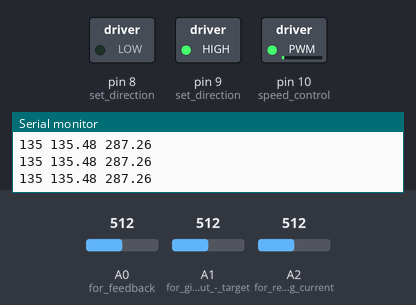
The sketch below on a simulated Arduino Uno, built with avr-gcc and run on an emulated ATmega328P. Shown: switched loads named in the sketch (green lamp = pin HIGH), the last lines printed to the serial monitor. Inputs (shaded band) come from the test bench; at power-on: A0 (for_feedback) = 512, A1 (for_giving_input_-_target) = 512, A2 (for_reading_current) = 512.

Above: at 1.2 s.
1.3 s: A0 (for_feedback) set to 716
At 1.46 s:
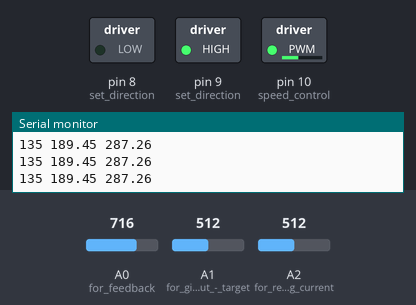
4.3 s: A1 (for_giving_input_-_target) set to 1023
At 4.69 s:
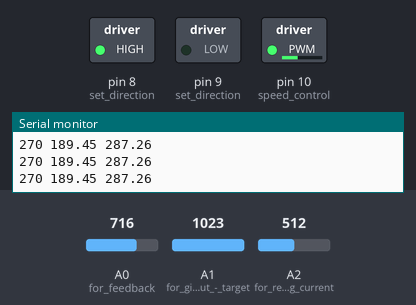
At 6.59 s:
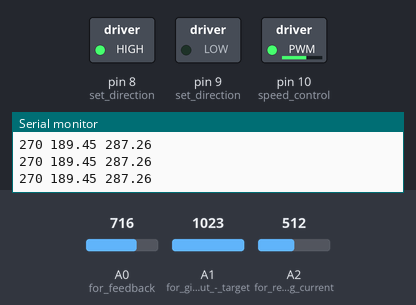
7.3 s: A0 (for_feedback) set to 1023
10.2 s: A1 (for_giving_input_-_target) set to 306
At 10.6 s:
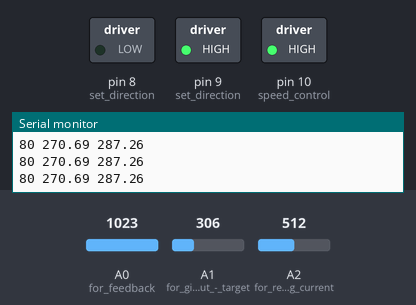
11.7 s: A1 (for_giving_input_-_target) set to 361
13.2 s: A1 (for_giving_input_-_target) set to 389
Timing chart, 0 to 16.2 s (numbered marks = the images above; inputs shaded):
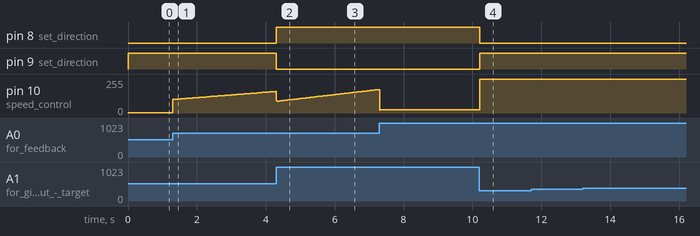

Measured:
- after the input at 4.3 s, pin 8 (set_direction): LOW → HIGH at once; pin 9 (set_direction): HIGH → LOW at once
- after the input at 10.2 s, pin 8 (set_direction): HIGH → LOW at once; pin 9 (set_direction): LOW → HIGH at once; pin 10 (speed_control): 25/255 → 255/255 at once

The sketch:

ArduinoCode.ino
```cpp
/*
* Junior Design 1 - Project 2
* Group PID 11 - Bao, Zavi, Emilio
* Code typed, designed, and documented by Bao Nguyen
*/

long int  targetAngle;
long int  store;
double targetVolt;
double currentVolt;
double feedBack;

int Kp = 100;	// Require calibration
int Ki = 1.1;	// Require calibration
int Kd = 70;	// Require calibration

double P;
double I;
double D;

// Var for the computePID func
unsigned long currentTime;
unsigned long previousTime;
double        lastError;

// For current reading
int storeCurrent;

void setup() {
  // put your setup code here, to run once:
pinMode(8, OUTPUT);   //  set direction
pinMode(9, OUTPUT);   //  set direction
pinMode(10, OUTPUT);  //  speed control

pinMode(A0, INPUT);		// for feedback
pinMode(A1, INPUT);		// for giving input - target
pinMode(A2, INPUT);		// for reading current

Serial.begin(9600);
// keep the DC motor at its current position
feedBack = analogRead(A0);
}

void loop() {
  // Read in angle from potentiometer
  targetAngle = analogRead(A1)*0.264;

  // Avarage out current reading
  for(int i = 0; i <20; i++)
  {
	  storeCurrent += analogRead(A2);
  }
  // Calculate to milli ampere
  storeCurrent = storeCurrent*0.1675; 		// Convert measured analog to miliamp

  targetVolt = targetAngle*0.0185;          // Convert from angle => volt

  // Read in current voltage
  currentVolt = analogRead(A0)*0.0049;     // Map to 5V

  // Calculate feedBack to feed to the H-Bridge
  feedBack = computePID(currentVolt);
  // Set direction based on the sign of the feedBack
  if(abs(feedBack)>255){
    if(feedBack > 0){
      feedBack = 255;
    }
    if(feedBack < 0){
      feedBack = -255;
    }
  }

  if(feedBack < 0.0){  // change the greater than equal potentially
      feedBack = abs(feedBack);
      digitalWrite(8, LOW);
      digitalWrite(9, HIGH);
      analogWrite(10, (int)feedBack);
  }
  else
  {

      digitalWrite(8, HIGH);
      digitalWrite(9, LOW);
      analogWrite(10, (int)feedBack);
  }

  //Start printing target angle
  Serial.print(targetAngle);
  Serial.print(" ");
  //Print out the actual angle
  Serial.print(currentVolt*54);
  Serial.print(" ");
  //Print out motor current
  Serial.println(storeCurrent*0.1675);
  // reset storeCurrent
  storeCurrent = 0;
  //Serial.print(" mA ");
  //Serial.println(feedBack);
  /*
  // Convert angle to target voltage
  //  270degree = 9.9k   ohm
  //  0 degree  = 0      ohm
  */
}

double computePID(double input)
{
    // Compute P: Expect - current
    // Compute I(integral)  : Add to the Sum of CurrentError* Elapsed Time
    // Compute D(derivative): (CurrentError - LastError)/ Elapsed Time
    currentTime = millis();
    unsigned long elapsedTime = currentTime - previousTime;

    P = targetVolt - currentVolt;
    I = I + P * float(elapsedTime)*0.02;
    //Serial.print(I);
    //Serial.print(" ");
    D = (P - lastError)/elapsedTime;
    lastError = P;
    double out = Kp*P + Ki*I + Kd*D; // modify KP, KI , and KD

    previousTime = currentTime;
    return out;
}
```
